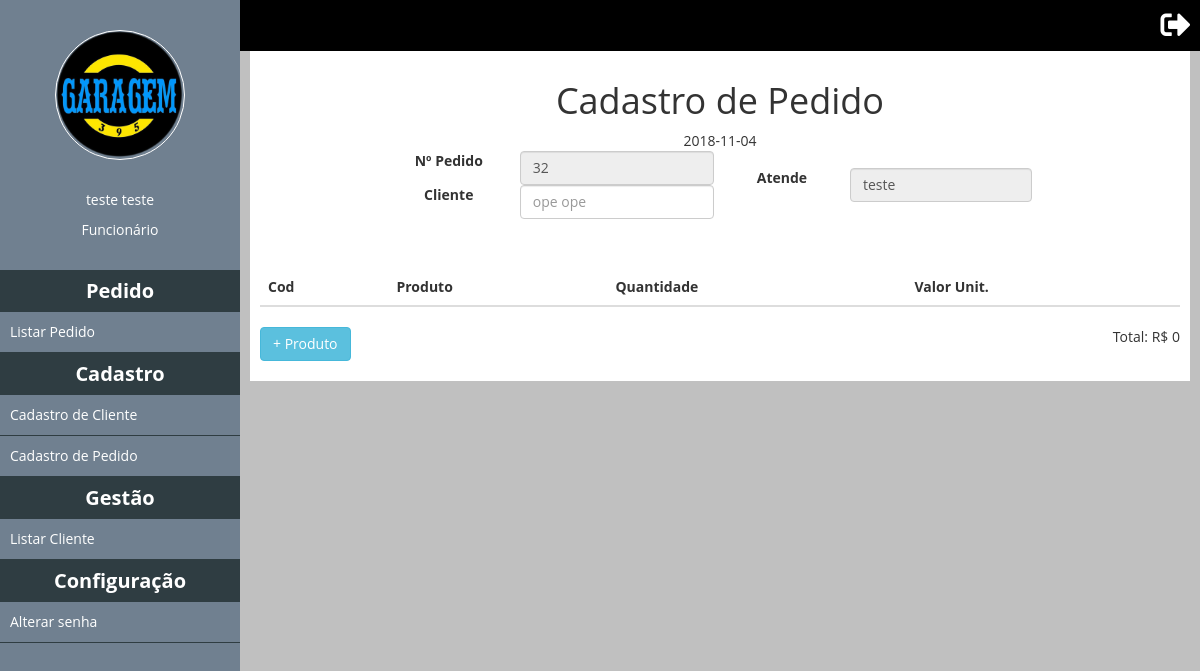
The app's page /CadastroPedido (signed in) with its own data.
### tables this page shows
CREATE TABLE IF NOT EXISTS `tb_pedido` (
  `idpedido` int(11) NOT NULL AUTO_INCREMENT,
  `cliente` varchar(200) DEFAULT 'Não informado',
  `id_funcionario` int(11) NOT NULL,
  `status` char(1) NOT NULL,
  `clienteCad` bit(1) NOT NULL,
  `total` decimal(10,2) NOT NULL,
  PRIMARY KEY (`idpedido`)
);

CREATE TABLE IF NOT EXISTS `tb_funcionario` (
  `idfuncionario` int(11) NOT NULL AUTO_INCREMENT,
  `cpf` char(14) NOT NULL,
  `nome` varchar(255) NOT NULL,
  `id_cargo` int(11) NOT NULL,
  `sobrenome` varchar(250) NOT NULL,
  `email` varchar(255) NOT NULL,
  `senha` varchar(100) NOT NULL,
  `status` tinyint(1) NOT NULL,
  PRIMARY KEY (`idfuncionario`)
);

### classes/Mysql.php (called while the page is built)
<?php
	class Mysql
	{
		private static $pdo;
		public static function conectar(){
			if(self::$pdo == null){
				try{
					self::$pdo = new PDO('mysql:host='.HOST.';dbname='.DATABASE,USER,PASSWORD,array(PDO::MYSQL_ATTR_INIT_COMMAND => 'SET NAMES utf8'));
					self::$pdo->setAttribute(PDO::ATTR_ERRMODE,PDO::ERRMODE_EXCEPTION);
				}catch(Exception $e){
					echo '<h2>Erro ao conectar.</h2>';
				}
			}
			return self::$pdo;
		}
	}
?>

### pages/CadastroPedido.php (the view, shortened to what this page needs)
<div class="card-title mt-5 text-center">
   <h1>Cadastro de Pedido</h1>
   <table class="container-fluid">
   <tbody>
      <tr>
         <td>
            <?php
              $date = date('Y-m-d');
              echo $date;
              $func = MySql::conectar()->prepare("
                  SELECT idfuncionario,nome
                  FROM tb_funcionario
                  WHERE idfuncionario = ?"
              );
              $func->execute(array(+$_SESSION['id']));
              $func = $func->fetch();
            $pedido = MySql::conectar()->prepare("
                SELECT *
                FROM tb_pedido
                WHERE status = 'C' AND id_funcionario = ?"
            );
            $pedido->execute(array(+$_SESSION['id']));
            if($pedido->rowCount() == 1){
              $pedido = $pedido->fetch();
            }
            ?>
            <form method="post" class="formatar">
               <fieldset>
                  <table>
                     <tr>
                        <td>
                           <div class="form-group">
                              <label class="col-md-4 control-label">Nº Pedido</label>
                              <div class="col-md-8 inputGroupContainer">
                              <input placeholder="Nome" name="nome" class="form-control" type="text" disabled value="<?php echo $pedido['idpedido'];?>"></div>
                           </div>
                           <div class="form-group">
                              <label class="col-md-4 control-label">Cliente</label>
                              <div class="col-md-8 inputGroupContainer">
                              <input placeholder="<?php echo $pedido['cliente'];?>" name="nome" class="form-control client" type="text"></div>
                           </div>
                        <td>
                           <div class="form-group">
                              <label class="col-md-4 control-label">Atende</label>
                              <div class="col-md-8 inputGroupContainer">
                              <input placeholder="Endereço" name="endereco" class="form-control" type="text" disabled value="<?php echo $func['nome'];?>"></div>
                           </div>
                     </tr>
                  </table>
               </fieldset>
            </form>
         </td>
      </tr>
   </tbody>
   </table>
</div>
<div class="w100 left" style="margin-top: 50px;">
   <table class="table" id="pedido">
     <thead class="thead-dark">
       <tr>
         <th scope="col">Cod</th>
         <th scope="col">Produto</th>
         <th scope="col">Quantidade</th>
         <th scope="col">Valor Unit.</th>
       </tr>
     </thead>
      <?php
          $total = 0;
        ?>
   </table>
   <button type="button" class="btn btn-info" data-toggle="modal" data-target="#myModal"  >+ Produto</button>
   <p class="right">Total: R$ <?php echo $total;?></p>
</div>
      </div>
  </div>
</div>

### css/teste.css (style rules this page uses)
* { margin: 0; padding: 0; }
html, body { height: 100%; }
body { overflow-x: hidden; }
.w100 { width: 100%; }
.left { float: left; }
.right { float: right; }

### css/style.css (style rules this page uses)
* { margin: 0; padding: 0; box-sizing: border-box; font-family: "Open Sans"; }
html, body { height: 100%; background-color: #DCDCDC; }
body { overflow-x: hidden; }

### records on screen
tb_pedido: nome "32", nome "ope ope"
tb_funcionario: endereco "teste"

### other values on screen
$_SESSION['name'] "teste teste"
$_SESSION['cargo'] "Funcionário"
$total "0"
